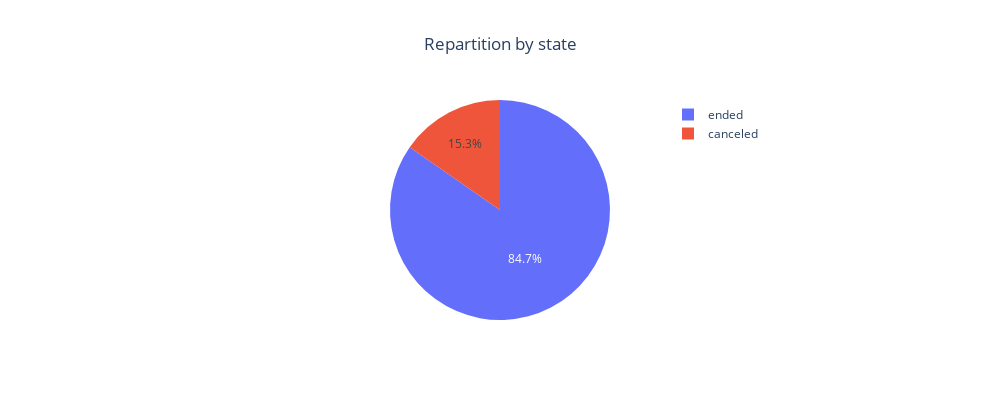

Source (notebook cell):
### Markdown cell above
<a id='endedcancelled'></a>
##### 2 - Repartition ended/cancelled

### Code cell
fig = px.pie(dataset, names='state', title= 'Repartition by state', width = 1000, height=400)
fig.update_layout(title_x=0.5, legend=dict(x= 0.7))
fig.show();

### Figure 1 — Plotly figure (JSON) as saved in the notebook; plotly's stock layout.template omitted (floating-point values rounded to 4 significant figures; data arrays with more than 128 entries replaced by an {"elided": "..."} marker saying what was removed)
{"data": [{"domain": {"x": [0, 1], "y": [0, 1]}, "hovertemplate": "state=%{label}<extra></extra>", "labels": {"elided": "21310 str values"}, "legendgroup": "", "name": "", "showlegend": true, "type": "pie"}], "layout": {"height": 400, "legend": {"tracegroupgap": 0, "x": 0.7}, "title": {"text": "Repartition by state", "x": 0.5}, "width": 1000}}
